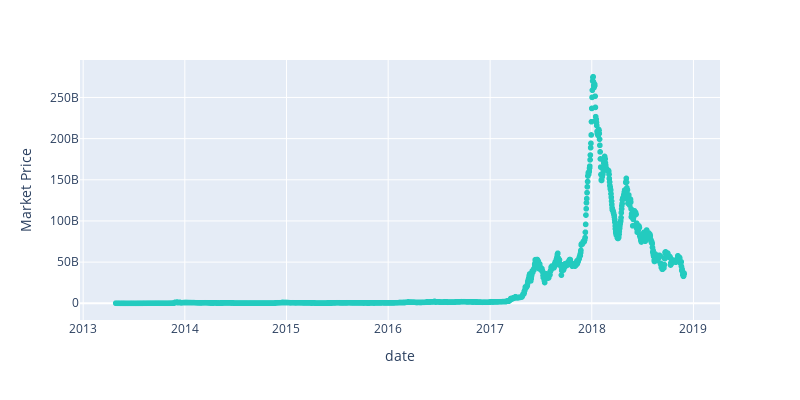

The cell this chart's notebook holds for it:
### Code cell
fig = px.scatter(dfm2, x = dfm2.index, y = dfm2['market'],
                  height = 400, width = 800,color_discrete_sequence=['#23CBBF'])
fig.update_layout(xaxis_title = 'date', yaxis_title='Market Price')

fig.show()

### Figure 1 — Plotly figure (JSON) as saved in the notebook; plotly's stock layout.template omitted (floating-point values rounded to 4 significant figures; data arrays with more than 128 entries replaced by an {"elided": "..."} marker saying what was removed)
{"data": [{"hovertemplate": "date=%{x}<br>market=%{y}<extra></extra>", "legendgroup": "", "marker": {"color": "#23CBBF", "symbol": "circle"}, "mode": "markers", "name": "", "showlegend": false, "type": "scattergl", "x": {"elided": "2042 str values"}, "xaxis": "x", "y": {"elided": "2042 float values"}, "yaxis": "y"}], "layout": {"height": 400, "legend": {"tracegroupgap": 0}, "margin": {"t": 60}, "width": 800, "xaxis": {"anchor": "y", "domain": [0, 1], "title": {"text": "date"}}, "yaxis": {"anchor": "x", "domain": [0, 1], "title": {"text": "Market Price"}}}}
